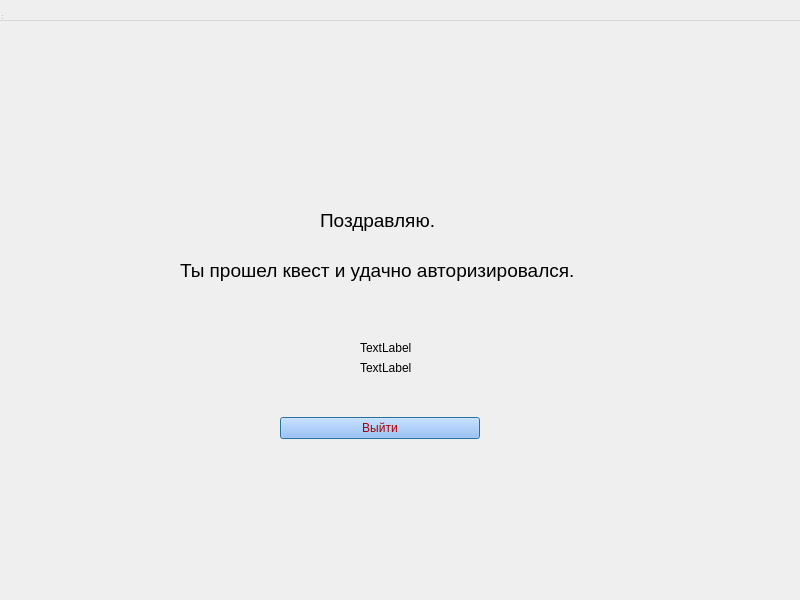
<?xml version="1.0" encoding="UTF-8"?>
<ui version="4.0">
 <class>FinishWindow</class>
 <widget class="QDialog" name="FinishWindow">
  <property name="geometry">
   <rect>
    <x>0</x>
    <y>0</y>
    <width>800</width>
    <height>600</height>
   </rect>
  </property>
  <property name="windowTitle">
   <string>MainWindow</string>
  </property>
  <widget class="QWidget" name="centralwidget" native="true">
   <property name="geometry">
    <rect>
     <x>10</x>
     <y>40</y>
     <width>751</width>
     <height>491</height>
    </rect>
   </property>
   <widget class="QLabel" name="label">
    <property name="geometry">
     <rect>
      <x>310</x>
      <y>140</y>
      <width>141</width>
      <height>81</height>
     </rect>
    </property>
    <property name="font">
     <font>
      <pointsize>14</pointsize>
     </font>
    </property>
    <property name="text">
     <string>Поздравляю.</string>
    </property>
   </widget>
   <widget class="QLabel" name="label_2">
    <property name="geometry">
     <rect>
      <x>170</x>
      <y>190</y>
      <width>411</width>
      <height>81</height>
     </rect>
    </property>
    <property name="font">
     <font>
      <pointsize>14</pointsize>
     </font>
    </property>
    <property name="text">
     <string>Ты прошел квест и удачно авторизировался.</string>
    </property>
   </widget>
   <widget class="QLabel" name="user_id">
    <property name="geometry">
     <rect>
      <x>350</x>
      <y>300</y>
      <width>181</width>
      <height>16</height>
     </rect>
    </property>
    <property name="text">
     <string>TextLabel</string>
    </property>
   </widget>
   <widget class="QLabel" name="user_name">
    <property name="geometry">
     <rect>
      <x>350</x>
      <y>320</y>
      <width>241</width>
      <height>16</height>
     </rect>
    </property>
    <property name="text">
     <string>TextLabel</string>
    </property>
   </widget>
   <widget class="QWidget" name="layoutWidget">
    <property name="geometry">
     <rect>
      <x>270</x>
      <y>370</y>
      <width>200</width>
      <height>36</height>
     </rect>
    </property>
    <layout class="QHBoxLayout" name="horizontalLayout_3">
     <item>
      <widget class="QPushButton" name="loginButton">
       <property name="styleSheet">
        <string notr="true">background-color: rgb(139, 185, 255);
color: rgb(170, 0, 0);
font: 14pt &quot;Segoe UI&quot;;</string>
       </property>
       <property name="text">
        <string>Выйти</string>
       </property>
      </widget>
     </item>
    </layout>
   </widget>
  </widget>
  <widget class="QMenuBar" name="menubar">
   <property name="geometry">
    <rect>
     <x>0</x>
     <y>0</y>
     <width>800</width>
     <height>21</height>
    </rect>
   </property>
  </widget>
  <widget class="QStatusBar" name="statusbar">
   <property name="geometry">
    <rect>
     <x>0</x>
     <y>0</y>
     <width>3</width>
     <height>21</height>
    </rect>
   </property>
  </widget>
 </widget>
 <resources/>
 <connections/>
</ui>
